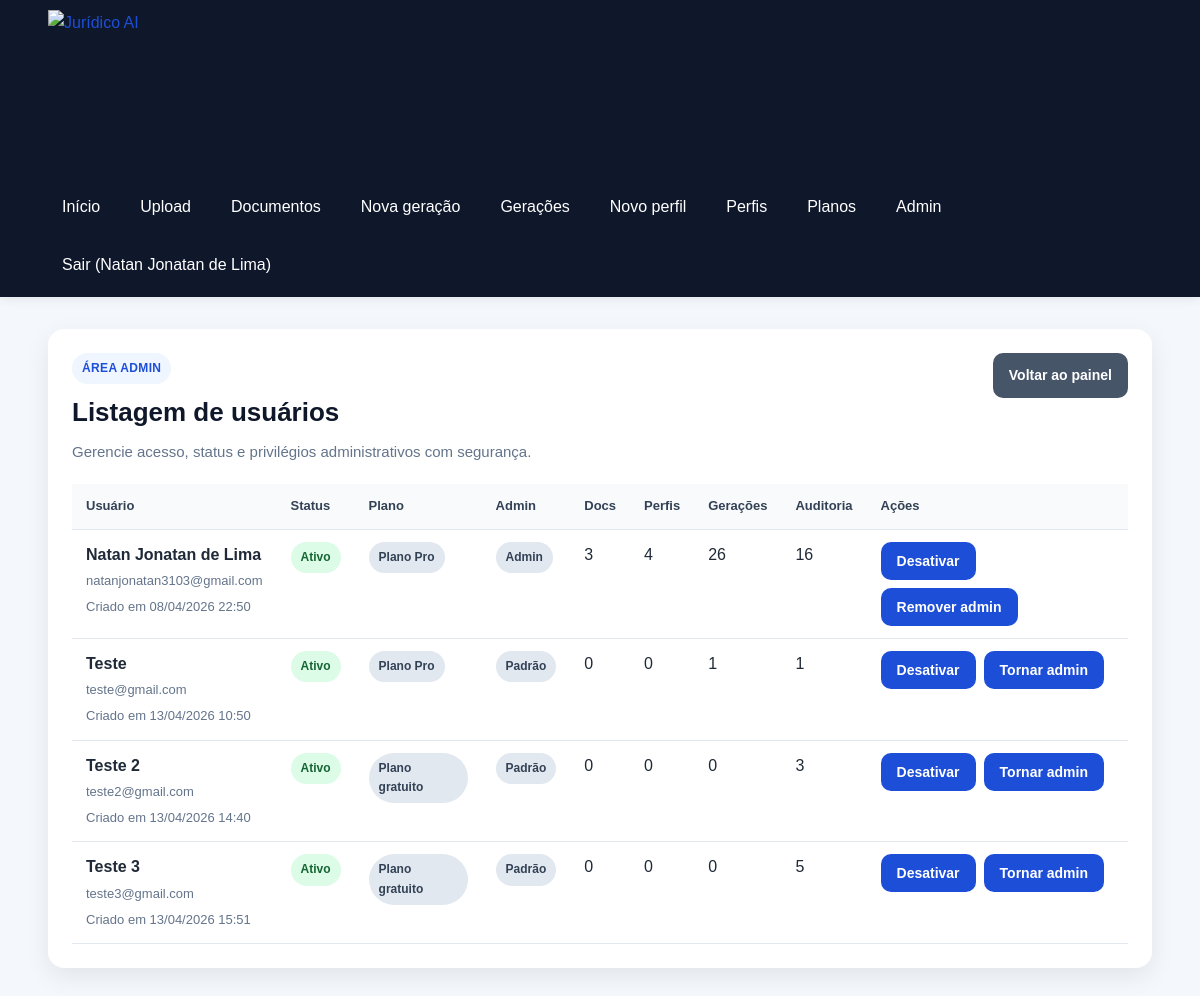
Page /admin/users (signed in) on the committed database.
### app/models/user.py (models this page shows, shortened)
class User(Base):
    __tablename__ = "users"
    id = Column(Integer, primary_key=True, index=True)
    full_name = Column(String(150), nullable=False)
    email = Column(String(255), nullable=False, unique=True, index=True)
    password_hash = Column(String(255), nullable=False)
    is_active = Column(Boolean, default=True, nullable=False)
    is_admin = Column(Boolean, default=False, nullable=False)
    plan_slug = Column(String(50), default="free", nullable=False, index=True)
    created_at = Column(DateTime, default=agora_brasil, nullable=False, index=True)
    updated_at = Column(DateTime, default=agora_brasil, onupdate=agora_brasil, nullable=False)

### app/routers/admin.py (the view)
@router.get("/users")
def admin_users(
    request: Request,
    db: Session = Depends(get_db),
):
    usuarios = listar_usuarios_admin(db)
    return templates.TemplateResponse(
        "admin_users.html",
        {
            "request": request,
            "title": "Usuários do sistema",
            "usuarios": usuarios,
            "sucesso": request.query_params.get("sucesso"),
            "erro": request.query_params.get("erro"),
        },
    )

### app/templates/admin_users.html (shortened to what this page needs)
{% extends "base.html" %}
{% block content %}
<section class="card">
    <div class="cabecalho-pagina">
        <div>
            <span class="etiqueta-secao">Área admin</span>
            <h2>Listagem de usuários</h2>
            <p class="texto-suave">Gerencie acesso, status e privilégios administrativos com segurança.</p>
        </div>
        <div class="acoes-topo">
            <a class="botao botao-secundario" href="/admin">Voltar ao painel</a>
        </div>
    </div>
    <div class="admin-table-wrapper">
        <table class="tabela-admin">
            <thead>
                <tr>
                    <th>Usuário</th>
                    <th>Status</th>
                    <th>Plano</th>
                    <th>Admin</th>
                    <th>Docs</th>
                    <th>Perfis</th>
                    <th>Gerações</th>
                    <th>Auditoria</th>
                    <th>Ações</th>
                </tr>
            </thead>
            <tbody>
                {% for usuario in usuarios %}
                    <tr>
                        <td>
                            <strong>{{ usuario.full_name }}</strong><br>
                            <span class="texto-pequeno">{{ usuario.email }}</span><br>
                            <span class="texto-pequeno">Criado em {{ usuario.created_at.strftime("%d/%m/%Y %H:%M") if usuario.created_at else "-" }}</span>
                        </td>
                        <td>
                            {% if usuario.is_active %}
                                <span class="badge badge-sucesso">Ativo</span>
                            {% else %}
                                <span class="badge badge-erro">Inativo</span>
                            {% endif %}
                        </td>
                        <td>
                            <span class="badge badge-neutro">
                                {{ usuario.plan_name }}
                            </span>
                        </td>
                        <td>
                            {% if usuario.is_admin %}
                                <span class="badge badge-neutro">Admin</span>
                            {% else %}
                                <span class="badge badge-neutro">Padrão</span>
                            {% endif %}
                        </td>
                        <td>{{ usuario.documentos }}</td>
                        <td>{{ usuario.perfis }}</td>
                        <td>{{ usuario.geracoes }}</td>
                        <td>{{ usuario.auditorias }}</td>
                        <td>
                            <div class="admin-acoes-linha">
                                <form method="post" action="/admin/users/{{ usuario.id }}/toggle-active" data-confirm-action data-confirm-title="Alterar status do usuário" data-confirm-message="Confirme a alteração de status desta conta.">
                                    <button type="submit" class="botao botao-secundario">
                                        {% if usuario.is_active %}Desativar{% else %}Ativar{% endif %}
                                    </button>
                                </form>
                                <form method="post" action="/admin/users/{{ usuario.id }}/toggle-admin" data-confirm-action data-confirm-title="Alterar privilégio admin" data-confirm-message="Confirme a alteração do privilégio administrativo desta conta.">
                                    <button type="submit" class="botao">
                                        {% if usuario.is_admin %}Remover admin{% else %}Tornar admin{% endif %}
                                    </button>
                                </form>
                            </div>
                        </td>
                    </tr>
                {% endfor %}
            </tbody>
        </table>
    </div>
</section>
{% endblock %}

### app/templates/base.html (shortened to what this page needs)
<!DOCTYPE html>
<html lang="pt-BR">
<head>
    <link rel="stylesheet" href="{{ url_for('static', path='css/style.css') }}?v=7.8">
</head>
<body>
    <header class="topo">
        <div class="container topo-conteudo">
            <a href="/" class="marca-link" aria-label="Ir para a página inicial do Jurídico AI">
                <img
                    src="{{ url_for('static', path='img/logo-juridico-ai-sem-fundo.png') }}"
                    alt="Jurídico AI"
                    class="logo-juridico"
                >
            </a>
            <nav class="menu">
                <a href="/">Início</a>
                <a href="/documents/upload">Upload</a>
                <a href="/documents">Documentos</a>
                <a href="/generations/create">Nova geração</a>
                <a href="/generations">Gerações</a>
                <a href="/writing-profiles/create">Novo perfil</a>
                <a href="/writing-profiles">Perfis</a>
                <a href="/plans">Planos</a>
                {% if request.session.get("is_admin") %}
                <a href="/admin">Admin</a>
                {% endif %}
                {% if request.session.get("user_id") %}
                <form method="post" action="/auth/logout" class="menu-logout-form">
                    <button type="submit" class="menu-logout-button">
                        Sair{% if request.session.get("user_name") %} ({{ request.session.get("user_name") }}){% endif %}
                    </button>
                </form>
                {% endif %}
            </nav>
        </div>
    </header>
    <main class="container pagina-conteudo">
        {% block content %}{% endblock %}
    </main>
</body>
</html>

### app/static/css/style.css (style rules this page uses)
* { margin: 0; padding: 0; box-sizing: border-box; }
body { font-family: Arial, Helvetica, sans-serif; background: #f4f7fb; color: #1f2937; line-height: 1.6; }
a { color: #1d4ed8; text-decoration: none; }
.container { width: min(1180px, 92%); margin: 0 auto; }
.topo { background: #0f172a; color: #ffffff; padding: 10px 0; box-shadow: 0 2px 10px rgba(0, 0, 0, 0.08); }
.topo-conteudo { display: flex; justify-content: space-between; align-items: center; gap: 24px; flex-wrap: wrap; }
.marca-link { display: flex; align-items: center; text-decoration: none; flex-shrink: 0; }
.logo-juridico { display: block; height: 150px; width: auto; max-width: 100%; }
.menu { display: flex; gap: 12px; flex-wrap: wrap; }
.menu a { color: #ffffff; padding: 10px 14px; border-radius: 8px; transition: background 0.2s ease; }
.menu-logout-form { margin: 0; }
.menu-logout-button { border: 0; background: transparent; color: #ffffff; padding: 10px 14px; border-radius: 8px; cursor: pointer; font: inherit; transition: background 0.2s ease; }
.pagina-conteudo { padding: 32px 0; }
.card { background: #ffffff; border-radius: 16px; padding: 24px; box-shadow: 0 8px 24px rgba(15, 23, 42, 0.08); margin-bottom: 24px; }
.cabecalho-pagina { display: flex; justify-content: space-between; align-items: flex-start; gap: 16px; flex-wrap: wrap; margin-bottom: 20px; }
.cabecalho-pagina h2 { font-size: 26px; color: #0f172a; margin-bottom: 6px; }
.etiqueta-secao { display: inline-block; margin-bottom: 8px; padding: 6px 10px; border-radius: 999px; background: #eff6ff; color: #1d4ed8; font-size: 12px; font-weight: 700; letter-spacing: 0.03em; text-transform: uppercase; }
.texto-suave { color: #64748b; font-size: 15px; }
.texto-pequeno { color: #64748b; font-size: 13px; margin-top: 4px; }
.acoes-topo { display: flex; gap: 10px; flex-wrap: wrap; }
.botao, button.botao { display: inline-flex; align-items: center; justify-content: center; background: #1d4ed8; color: #ffffff; border: none; border-radius: 10px; padding: 11px 16px; font-size: 14px; font-weight: bold; cursor: pointer; transition: background 0.2s ease, transform 0.2s ease, opacity 0.2s ease; }
.botao-secundario { background: #475569; }
.admin-table-wrapper { overflow-x: auto; }
.tabela-admin { width: 100%; border-collapse: collapse; }
.tabela-admin th, .tabela-admin td { text-align: left; padding: 12px 14px; border-bottom: 1px solid #e2e8f0; vertical-align: top; }
.tabela-admin th { background: #f8fafc; color: #334155; font-size: 13px; }
.admin-acoes-linha { display: flex; flex-wrap: wrap; gap: 8px; }
.admin-acoes-linha form { display: block; }
form { display: flex; flex-direction: column; gap: 14px; }
.badge { display: inline-flex; align-items: center; justify-content: center; padding: 6px 10px; border-radius: 999px; font-size: 12px; font-weight: bold; }
.badge-sucesso { background: #dcfce7; color: #166534; }
.badge-neutro { background: #e2e8f0; color: #334155; }
.botao, button.botao, .botao-perigo { gap: 8px; }

### rows in the picture
User: session.get "Natan Jonatan de Lima", full_name "Natan Jonatan de Lima", email "natanjonatan3103@gmail.com", created_at "08/04/2026 22:50", plan_name "Plano Pro", shows "Admin", documentos "3", perfis "4", geracoes "26", auditorias "16", shows "Remover admin"
User: full_name "Teste", email "teste@gmail.com", created_at "13/04/2026 10:50", plan_name "Plano Pro", shows "Padrão", documentos "0", perfis "0", geracoes "1", auditorias "1", shows "Tornar admin"
User: full_name "Teste 2", email "teste2@gmail.com", created_at "13/04/2026 14:40", plan_name "Plano gratuito", shows "Padrão", documentos "0", perfis "0", geracoes "0", auditorias "3", shows "Tornar admin"
User: full_name "Teste 3", email "teste3@gmail.com", created_at "13/04/2026 15:51", plan_name "Plano gratuito", shows "Padrão", documentos "0", perfis "0", geracoes "0", auditorias "5", shows "Tornar admin"
